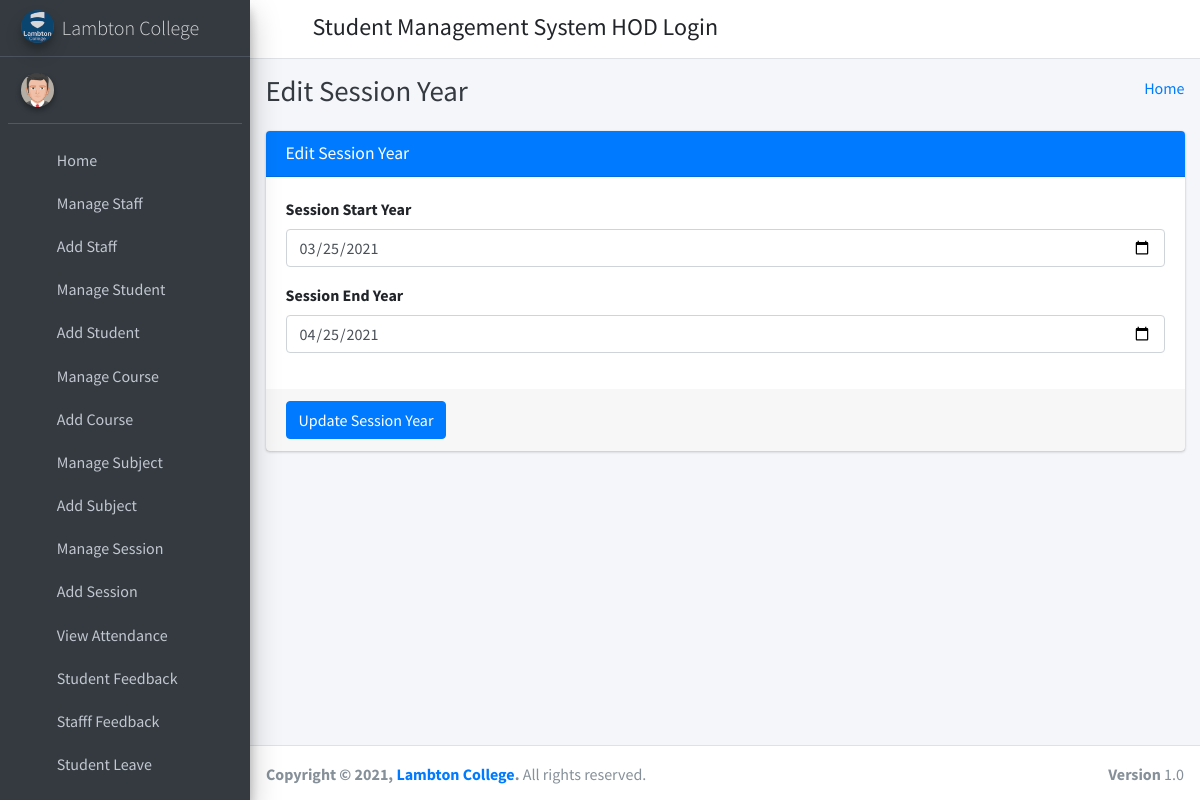
The app's page /edit_session/4 (signed in) with its own data.
### student_management_app/models.py (models this page shows)
class SessionYearModel(models.Model):
    id = models.AutoField(primary_key=True)
    session_start_year = models.DateField()
    session_end_year = models.DateField()
    objects = models.Manager()

### student_management_app/HodViews.py (the view)
# urls.py: path('edit_session/<session_id>', HodViews.edit_session, name="edit_session"),
def edit_session(request, session_id):
    session_year = SessionYearModel.objects.get(id=session_id)
    context = {
        "session_year": session_year
    }
    return render(request, "hod_template/edit_session_template.html", context)

### student_management_app/LoginCheckMiddleWare.py (called while the page is built, shortened)
    def process_view(self, request, view_func, view_args, view_kwargs):
        modulename = view_func.__module__
        user = request.user
        if user.is_authenticated:
            if user.user_type == "1":
                if modulename == "student_management_app.HodViews":
                    pass
                elif modulename == "student_management_app.views" or modulename == "django.views.static":
                    pass
                else:
                    return redirect("admin_home")
            else:
                return redirect("login")
        else:
            if request.path == reverse("login") or request.path == reverse("doLogin"):
                pass
            else:
                return redirect("login")

### student_management_app/templates/hod_template/edit_session_template.html (shortened to what this page needs)
{% extends 'hod_template/base_template.html' %}
{% block page_title %}
    Edit Session Year
{% endblock page_title %}
{% block main_content %}
{% load static %}
<section class="content">
        <div class="container-fluid">
            <div class="row">
                <div class="col-md-12">
                    <div class="card card-primary">
                    <div class="card-header">
                        <h3 class="card-title">Edit Session Year</h3>
                    </div>
                    <form role="form" method="POST" action="{% url 'edit_session_save' %}">
                        <div class="card-body">
                            <div class="form-group">
                                <label>Session Start Year </label>
                                <input type="date" class="form-control" name="session_start_year" value="{{ session_year.session_start_year|date:'Y-m-d' }}">
                            </div>
                            <div class="form-group">
                                <label>Session End Year </label>
                                <input type="date" class="form-control" name="session_end_year" value="{{ session_year.session_end_year|date:'Y-m-d' }}">
                            </div>
                        </div>
                        <div class="card-footer">
                        <button type="submit" class="btn btn-primary">Update Session Year</button>
                        </div>
                    </form>
                    </div>
                </div>
            </div>
        </div>
      </section>
  {% endblock main_content %}

### records on screen
SessionYearModel: session_start_year "03/25/2021", session_end_year "04/25/2021"
